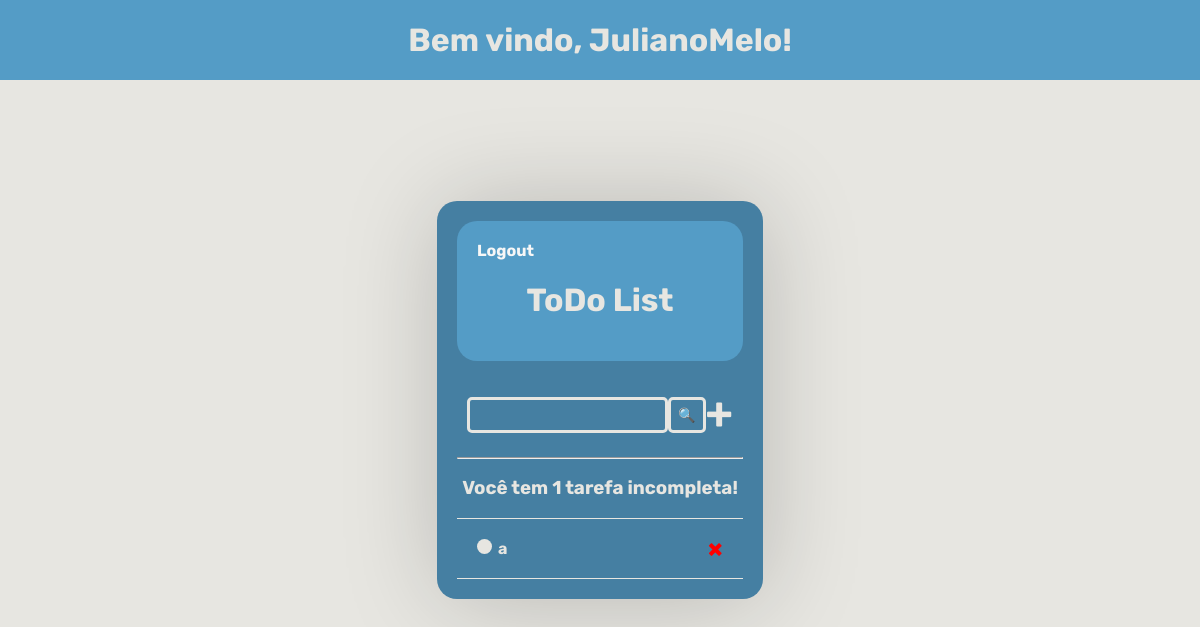
Page / (signed in) on the earlier database version.
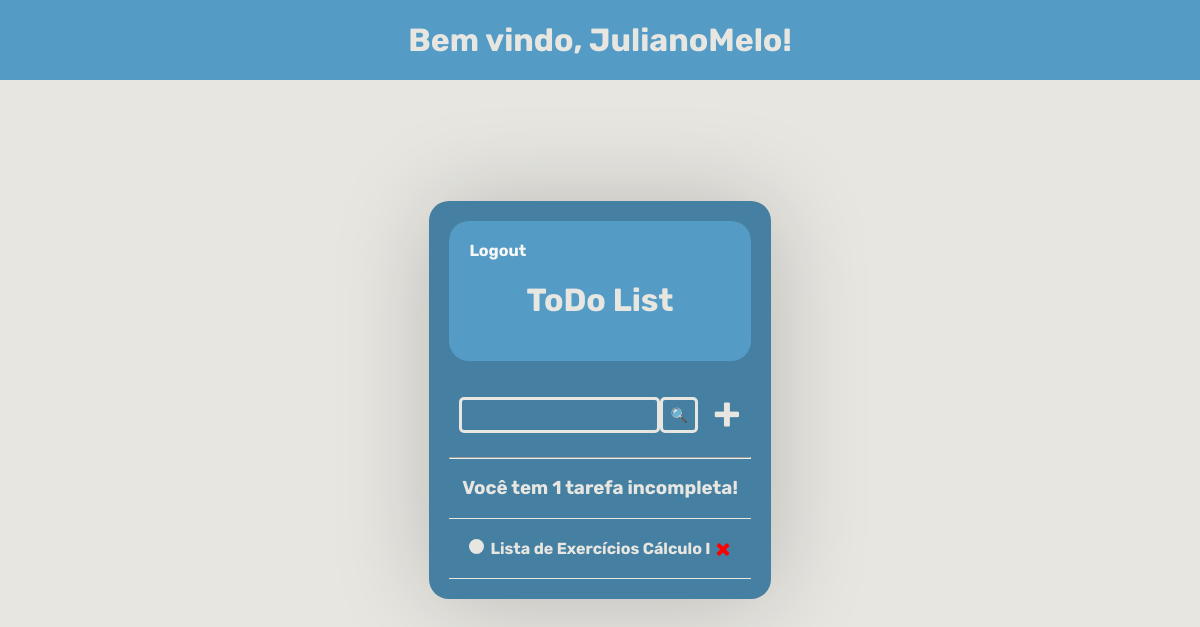
Same page on the later database version.
### base/models.py (models this page shows)
class Task(models.Model):
    usuário = models.ForeignKey(User, on_delete=models.CASCADE, null=True, blank=True)
    título = models.CharField(max_length=200, null=True, blank=True)
    descrição = models.TextField(null=True, blank=True)
    completa = models.BooleanField(default=False)
    criar = models.DateTimeField(auto_now_add=True)
    def __str__(self):
        if self.título:
            return self.título
        else:
            return "Tarefa Sem Título"
    class Meta:
        ordering = ['completa']

### base/views.py (the view)
# urls.py: path('', TaskList.as_view(), name='tasks'),
class TaskList(LoginRequiredMixin, ListView):
    model = Task
    context_object_name = 'tasks'
    def get_context_data(self, **kwargs):
        context = super().get_context_data(**kwargs)
        context['tasks'] = context['tasks'].filter(usuário=self.request.user)
        context['count'] = context['tasks'].filter(completa=False).count()
        search_input = self.request.GET.get('search-area') or ''
        if search_input:
            context['tasks'] = context['tasks'].filter(título__startswith=
                                                       search_input)
        context['search_input'] = search_input
        return context

### base/templates/base/task_list.html (shortened to what this page needs)
{% extends 'base/main.html' %}
{% block content %}
<div class="header-bar">
    <div>
        {% if request.user.is_authenticated %}
        <a href="{% url 'logout' %}">Logout</a> {% else %}
        <a href="{% url 'login' %}">Login</a> {% endif %}
        <h1 style="text-align: center;">ToDo List</h1>
    </div>
</div>
<div id="search-add-wrapper">
    <form method="GET" style="margin-top: 20px;display: flex;">
        <input class="button" type="text" name="search-area" value="{{search_input}}">
        <input class="button" type="submit" value="&#128269;">
    </form>
    <a id="add-link" href="{% url 'task-create' %}">&#x2b;</a>
</div>
<hr>
<h3 style="text-align: center;">Você tem {{count}} tarefa{{ count|pluralize:"s" }} incompleta{{ count|pluralize:"s" }}!</h3>
<div class="task-items-wrapper">
    {% for task in tasks %}
    <div class="task-wrapper">
        {% if task.completa %}
        <div class="task-title">
            <div class="task-complete-icon"></div>
            <i><s><a href="{% url 'task-update' task.id %}">{{task}}</a></s></i>
        </div>
        <a class="delete-link" href="{%url 'task-delete' task.id %}">&#215;</a>
        {% else %}
        <div class="task-title">
            <div class="task-incomplete-icon"></div>
            <a href="{% url 'task-update' task.id %}">{{task}}</a>
        </div>
        <a class="delete-link" href="{%url 'task-delete' task.id %}">&#215;</a>
        {% endif %}
    </div>
    {% empty %}
    <h3>Lista de tarefas vazia!</h3>
    {% endfor %}
    <body>
        <div class="header-message">
            <p>Bem vindo, {{request.user}}!</p>
        </div>
    </body>
</div>
{% endblock content %}

Differences in the rows shown:
removed Task: título "a"
added Task: título "Lista de Exercícios Cálculo I"
